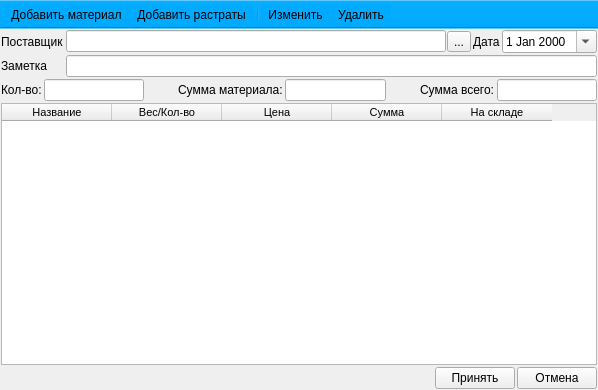
<?xml version="1.0" encoding="UTF-8"?>
<ui version="4.0">
 <class>MainWindow</class>
 <widget class="QMainWindow" name="MainWindow">
  <property name="geometry">
   <rect>
    <x>0</x>
    <y>0</y>
    <width>598</width>
    <height>390</height>
   </rect>
  </property>
  <property name="windowTitle">
   <string>MainWindow</string>
  </property>
  <widget class="QWidget" name="centralwidget">
   <layout class="QGridLayout" name="gridLayout">
    <property name="leftMargin">
     <number>1</number>
    </property>
    <property name="topMargin">
     <number>1</number>
    </property>
    <property name="rightMargin">
     <number>1</number>
    </property>
    <property name="bottomMargin">
     <number>1</number>
    </property>
    <property name="spacing">
     <number>2</number>
    </property>
    <item row="1" column="1" colspan="3">
     <widget class="QLineEdit" name="le_note"/>
    </item>
    <item row="1" column="0">
     <widget class="QLabel" name="label_3">
      <property name="text">
       <string>Заметка</string>
      </property>
     </widget>
    </item>
    <item row="0" column="3">
     <widget class="QDateEdit" name="de_date">
      <property name="calendarPopup">
       <bool>true</bool>
      </property>
     </widget>
    </item>
    <item row="0" column="2">
     <widget class="QLabel" name="label_2">
      <property name="text">
       <string>Дата</string>
      </property>
     </widget>
    </item>
    <item row="3" column="0" colspan="4">
     <widget class="QTableWidget" name="tw_position">
      <property name="font">
       <font>
        <family>Tahoma</family>
        <pointsize>8</pointsize>
       </font>
      </property>
      <property name="editTriggers">
       <set>QAbstractItemView::NoEditTriggers</set>
      </property>
      <property name="selectionBehavior">
       <enum>QAbstractItemView::SelectRows</enum>
      </property>
      <property name="rowCount">
       <number>0</number>
      </property>
      <property name="columnCount">
       <number>5</number>
      </property>
      <attribute name="horizontalHeaderCascadingSectionResizes">
       <bool>false</bool>
      </attribute>
      <attribute name="horizontalHeaderDefaultSectionSize">
       <number>110</number>
      </attribute>
      <attribute name="verticalHeaderVisible">
       <bool>false</bool>
      </attribute>
      <attribute name="verticalHeaderDefaultSectionSize">
       <number>20</number>
      </attribute>
      <attribute name="verticalHeaderMinimumSectionSize">
       <number>18</number>
      </attribute>
      <column>
       <property name="text">
        <string>Название</string>
       </property>
       <property name="font">
        <font>
         <pointsize>8</pointsize>
        </font>
       </property>
      </column>
      <column>
       <property name="text">
        <string>Вес/Кол-во</string>
       </property>
      </column>
      <column>
       <property name="text">
        <string>Цена</string>
       </property>
      </column>
      <column>
       <property name="text">
        <string>Сумма</string>
       </property>
      </column>
      <column>
       <property name="text">
        <string>На складе</string>
       </property>
      </column>
     </widget>
    </item>
    <item row="0" column="0">
     <widget class="QLabel" name="label">
      <property name="text">
       <string>Поставщик</string>
      </property>
     </widget>
    </item>
    <item row="0" column="1">
     <layout class="QHBoxLayout" name="horizontalLayout_2">
      <property name="spacing">
       <number>1</number>
      </property>
      <item>
       <widget class="QLineEdit" name="le_provider">
        <property name="readOnly">
         <bool>true</bool>
        </property>
       </widget>
      </item>
      <item>
       <widget class="QToolButton" name="toolButton">
        <property name="text">
         <string>...</string>
        </property>
       </widget>
      </item>
     </layout>
    </item>
    <item row="4" column="0" colspan="4">
     <layout class="QHBoxLayout" name="horizontalLayout">
      <property name="spacing">
       <number>2</number>
      </property>
      <item>
       <spacer name="horizontalSpacer">
        <property name="orientation">
         <enum>Qt::Horizontal</enum>
        </property>
        <property name="sizeHint" stdset="0">
         <size>
          <width>40</width>
          <height>20</height>
         </size>
        </property>
       </spacer>
      </item>
      <item>
       <widget class="QPushButton" name="pushButton_2">
        <property name="text">
         <string>Принять</string>
        </property>
       </widget>
      </item>
      <item>
       <widget class="QPushButton" name="pushButton">
        <property name="text">
         <string>Отмена</string>
        </property>
       </widget>
      </item>
     </layout>
    </item>
    <item row="2" column="0" colspan="4">
     <layout class="QHBoxLayout" name="horizontalLayout_3">
      <property name="spacing">
       <number>2</number>
      </property>
      <item>
       <widget class="QLabel" name="label_4">
        <property name="text">
         <string>Кол-во:</string>
        </property>
       </widget>
      </item>
      <item>
       <widget class="QLineEdit" name="le_value">
        <property name="readOnly">
         <bool>true</bool>
        </property>
       </widget>
      </item>
      <item>
       <spacer name="horizontalSpacer_2">
        <property name="orientation">
         <enum>Qt::Horizontal</enum>
        </property>
        <property name="sizeHint" stdset="0">
         <size>
          <width>40</width>
          <height>20</height>
         </size>
        </property>
       </spacer>
      </item>
      <item>
       <widget class="QLabel" name="label_5">
        <property name="text">
         <string>Сумма материала:</string>
        </property>
       </widget>
      </item>
      <item>
       <widget class="QLineEdit" name="le_sum_material">
        <property name="readOnly">
         <bool>true</bool>
        </property>
       </widget>
      </item>
      <item>
       <spacer name="horizontalSpacer_3">
        <property name="orientation">
         <enum>Qt::Horizontal</enum>
        </property>
        <property name="sizeHint" stdset="0">
         <size>
          <width>40</width>
          <height>20</height>
         </size>
        </property>
       </spacer>
      </item>
      <item>
       <widget class="QLabel" name="label_6">
        <property name="text">
         <string>Сумма всего:</string>
        </property>
       </widget>
      </item>
      <item>
       <widget class="QLineEdit" name="le_sum_all">
        <property name="readOnly">
         <bool>true</bool>
        </property>
       </widget>
      </item>
     </layout>
    </item>
   </layout>
  </widget>
  <widget class="QToolBar" name="toolBar">
   <property name="windowTitle">
    <string>toolBar</string>
   </property>
   <property name="styleSheet">
    <string notr="true">background-color: rgb(0, 170, 255);</string>
   </property>
   <property name="movable">
    <bool>false</bool>
   </property>
   <attribute name="toolBarArea">
    <enum>TopToolBarArea</enum>
   </attribute>
   <attribute name="toolBarBreak">
    <bool>false</bool>
   </attribute>
   <addaction name="pb_add_material"/>
   <addaction name="pb_add_other"/>
   <addaction name="separator"/>
   <addaction name="pb_change"/>
   <addaction name="pb_dell"/>
  </widget>
  <action name="pb_add_material">
   <property name="text">
    <string>Добавить материал</string>
   </property>
  </action>
  <action name="pb_add_other">
   <property name="text">
    <string>Добавить растраты</string>
   </property>
  </action>
  <action name="pb_change">
   <property name="text">
    <string>Изменить</string>
   </property>
  </action>
  <action name="pb_dell">
   <property name="text">
    <string>Удалить</string>
   </property>
  </action>
 </widget>
 <resources/>
 <connections>
  <connection>
   <sender>toolButton</sender>
   <signal>clicked()</signal>
   <receiver>MainWindow</receiver>
   <slot>ui_view_provider()</slot>
   <hints>
    <hint type="sourcelabel">
     <x>471</x>
     <y>35</y>
    </hint>
    <hint type="destinationlabel">
     <x>467</x>
     <y>-105</y>
    </hint>
   </hints>
  </connection>
  <connection>
   <sender>pb_add_material</sender>
   <signal>triggered()</signal>
   <receiver>MainWindow</receiver>
   <slot>ui_add_position()</slot>
   <hints>
    <hint type="sourcelabel">
     <x>-1</x>
     <y>-1</y>
    </hint>
    <hint type="destinationlabel">
     <x>298</x>
     <y>194</y>
    </hint>
   </hints>
  </connection>
  <connection>
   <sender>pb_add_other</sender>
   <signal>triggered()</signal>
   <receiver>MainWindow</receiver>
   <slot>ui_add_comparing()</slot>
   <hints>
    <hint type="sourcelabel">
     <x>-1</x>
     <y>-1</y>
    </hint>
    <hint type="destinationlabel">
     <x>298</x>
     <y>194</y>
    </hint>
   </hints>
  </connection>
  <connection>
   <sender>pb_change</sender>
   <signal>triggered()</signal>
   <receiver>MainWindow</receiver>
   <slot>ui_change_position()</slot>
   <hints>
    <hint type="sourcelabel">
     <x>-1</x>
     <y>-1</y>
    </hint>
    <hint type="destinationlabel">
     <x>298</x>
     <y>194</y>
    </hint>
   </hints>
  </connection>
  <connection>
   <sender>tw_position</sender>
   <signal>cellDoubleClicked(int,int)</signal>
   <receiver>MainWindow</receiver>
   <slot>ui_double_click()</slot>
   <hints>
    <hint type="sourcelabel">
     <x>102</x>
     <y>246</y>
    </hint>
    <hint type="destinationlabel">
     <x>-41</x>
     <y>222</y>
    </hint>
   </hints>
  </connection>
  <connection>
   <sender>pb_dell</sender>
   <signal>triggered()</signal>
   <receiver>MainWindow</receiver>
   <slot>ui_del_position()</slot>
   <hints>
    <hint type="sourcelabel">
     <x>-1</x>
     <y>-1</y>
    </hint>
    <hint type="destinationlabel">
     <x>298</x>
     <y>194</y>
    </hint>
   </hints>
  </connection>
  <connection>
   <sender>pushButton_2</sender>
   <signal>clicked()</signal>
   <receiver>MainWindow</receiver>
   <slot>ui_acc()</slot>
   <hints>
    <hint type="sourcelabel">
     <x>490</x>
     <y>372</y>
    </hint>
    <hint type="destinationlabel">
     <x>488</x>
     <y>479</y>
    </hint>
   </hints>
  </connection>
  <connection>
   <sender>toolButton</sender>
   <signal>clicked()</signal>
   <receiver>MainWindow</receiver>
   <slot>ui_change_info()</slot>
   <hints>
    <hint type="sourcelabel">
     <x>478</x>
     <y>33</y>
    </hint>
    <hint type="destinationlabel">
     <x>522</x>
     <y>-46</y>
    </hint>
   </hints>
  </connection>
  <connection>
   <sender>de_date</sender>
   <signal>editingFinished()</signal>
   <receiver>MainWindow</receiver>
   <slot>ui_change_info()</slot>
   <hints>
    <hint type="sourcelabel">
     <x>586</x>
     <y>38</y>
    </hint>
    <hint type="destinationlabel">
     <x>639</x>
     <y>35</y>
    </hint>
   </hints>
  </connection>
  <connection>
   <sender>le_note</sender>
   <signal>textEdited(QString)</signal>
   <receiver>MainWindow</receiver>
   <slot>ui_change_info()</slot>
   <hints>
    <hint type="sourcelabel">
     <x>571</x>
     <y>61</y>
    </hint>
    <hint type="destinationlabel">
     <x>658</x>
     <y>73</y>
    </hint>
   </hints>
  </connection>
 </connections>
 <slots>
  <slot>ui_view_provider()</slot>
  <slot>ui_add_position()</slot>
  <slot>ui_add_comparing()</slot>
  <slot>ui_change_position()</slot>
  <slot>ui_double_click()</slot>
  <slot>ui_del_position()</slot>
  <slot>ui_acc()</slot>
  <slot>ui_change_info()</slot>
 </slots>
</ui>
